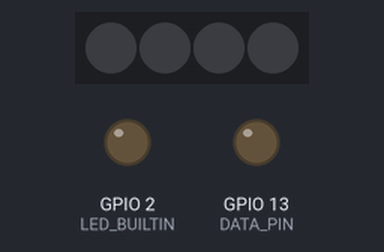
Bench run of a sketch on a simulated ESP32. On the bench: 4 RGB LEDs in strip order, left to right, output pins drawn as LEDs (lit = HIGH). WiFi joins after 1.5 s; servers stay silent unless stated; no MQTT or app messages arrive unless stated.

Above: at 0.0 s.
At 1.6 s:
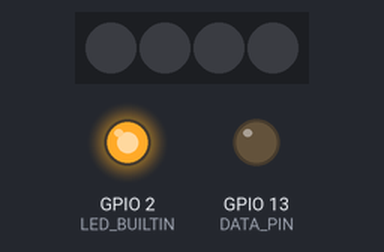
Timing chart, 0 to 3.1 s (numbered marks = the images above):
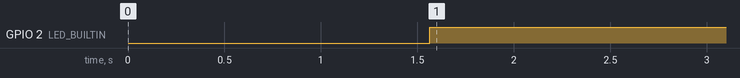

Measured:
- by itself, GPIO 2 (LED_BUILTIN): LOW → HIGH at 1.6 s

The sketch:

Client2.ino
```cpp
#include <WiFi.h>
#include <PubSubClient.h>
#include <FastLED.h>

#define LED_BUILTIN 2

const char* ssid = "Haste_II_Beacon";
const char* password = "Cisco123";

const char* mqtt_server = "192.168.0.107";

WiFiClient espClient;
PubSubClient client(espClient);
long lastMsg = 0;
char msg[50];
int value = 0;

#define NUM_LEDS 4
#define DATA_PIN 13
CRGB leds[NUM_LEDS];

int counter = 0;
u_int32_t color = 0;

void setup() {

  pinMode(LED_BUILTIN, OUTPUT);
  pinMode(DATA_PIN, OUTPUT);

  Serial.begin(115200);
  setup_wifi();

  FastLED.addLeds<WS2812B, DATA_PIN, GRB>(leds, NUM_LEDS);
  FastLED.setBrightness(10);

  client.setServer(mqtt_server, 1883);
  client.setCallback(callback);

}

void setup_wifi() {
  delay(10);

  WiFi.begin(ssid, password);

  while (WiFi.status() != WL_CONNECTED) {
    delay(500);
  }
}

void callback(char* topic, byte* message, unsigned int length) {
  String messageTemp;
  for (int i = 0; i < length; i++)
    messageTemp += (char)message[i];

  if (String(topic) == "counter/tick") {
    if(messageTemp == "Tick")
      counter++;
  }

 if (String(topic) == "counter/value/two") {
    counter = messageTemp.toInt();
  }
  if (String(topic) == "counter/color/two") {
    color = messageTemp.toInt();
  }

  if (String(topic) == "will/one") {
    client.subscribe("counter/color/one");
  }

  if (String(topic) == "counter/color/one") {
    color = messageTemp.toInt();
    client.unsubscribe("counter/color/one");
  }

}

void reconnect() {
  while (!client.connected()) {
    if (client.connect("ClientTwo", "Two", "Two", "will/two", 1, false, "Client two offline", true)) {
      client.subscribe("counter/+/two");
      client.subscribe("counter/tick");
      client.subscribe("will/one");
    } else {
      delay(5000);
    }
  }
}

void counter_to_leds(int ticks, CRGB leds[NUM_LEDS], int color) {
  for(int i = 0; i < NUM_LEDS; i++) {
    bool mask = ticks & (0b1 << i);
    leds[i] = mask * color;
  }
}

void loop() {
  if (!client.connected()) {
    reconnect();
  }
  client.loop();

  if (color == 0){
    digitalWrite(LED_BUILTIN, HIGH);
  }
  else {
    digitalWrite(LED_BUILTIN, LOW);
  }

  counter_to_leds(counter, leds, color);
  FastLED.show();

  long now = millis();
  if (now - lastMsg > 10000) {
    lastMsg = now;

    char c[10];
    String(color).toCharArray(c, 10);
    client.publish("counter/color/two", c, true);
  }

}
```
